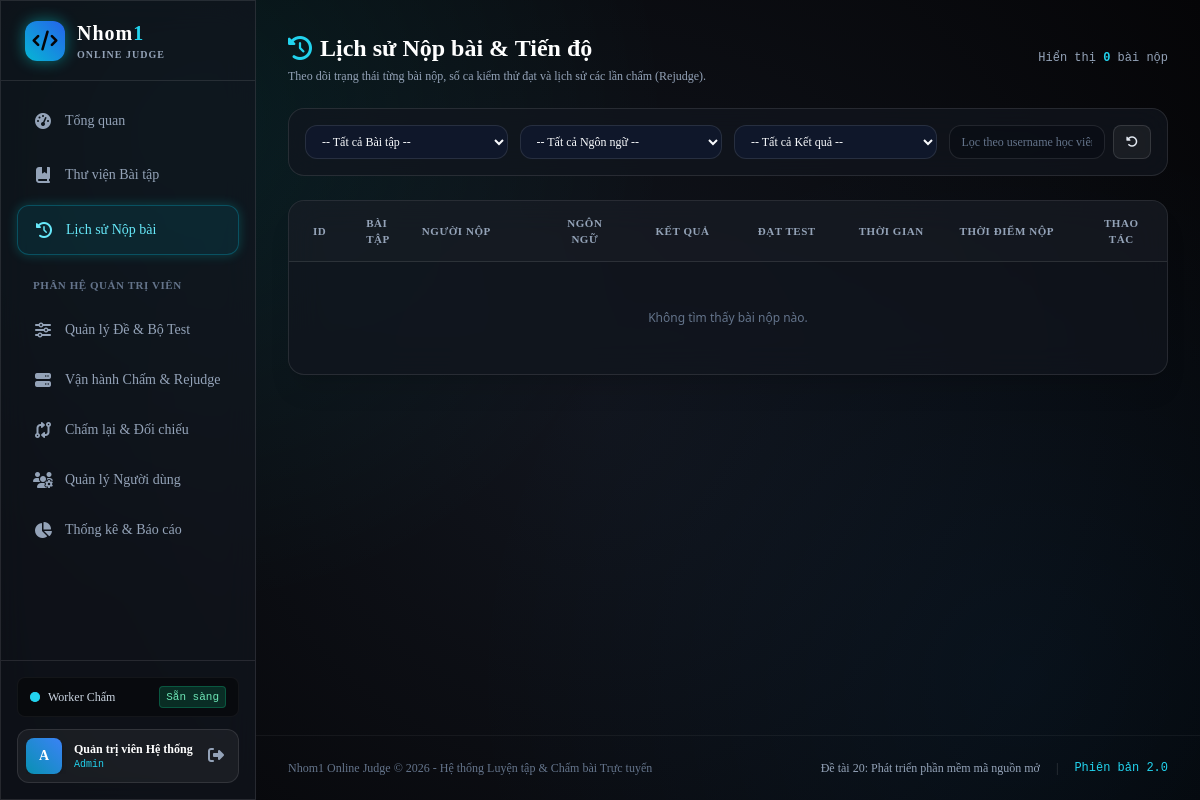
The app's page /submissions.php (signed in) with its own data.
### tables this page shows
CREATE TABLE `users` (
  `id` INT AUTO_INCREMENT PRIMARY KEY,
  `username` VARCHAR(50) NOT NULL UNIQUE,
  `email` VARCHAR(100) NOT NULL UNIQUE,
  `password_hash` VARCHAR(255) NOT NULL,
  `full_name` VARCHAR(100) NOT NULL,
  `student_code` VARCHAR(30) NULL UNIQUE COMMENT 'Mã số sinh viên (VD: CNTT181001)',
  `class_name` VARCHAR(60) NULL COMMENT 'Lớp sinh viên / học phần (VD: CNTT-18-10)',
  `role` ENUM('learner', 'instructor', 'admin') NOT NULL DEFAULT 'learner',
  `is_locked` TINYINT(1) NOT NULL DEFAULT 0 COMMENT '1 = Tài khoản bị khóa; 0 = Hoạt động',
  `lock_reason` VARCHAR(255) NULL COMMENT 'Lý do khóa tài khoản',
  `last_login_at` DATETIME NULL COMMENT 'Thời điểm đăng nhập gần nhất',
  `created_at` DATETIME NOT NULL DEFAULT CURRENT_TIMESTAMP,
  INDEX `idx_users_role` (`role`),
  INDEX `idx_users_locked` (`is_locked`),
  INDEX `idx_users_class` (`class_name`)
);

### core/Auth.php (called while the page is built, shortened)
<?php
class Auth
{
    private static ?int $validatedUserId = null;
    public static function check(): bool
    {
        $uid = (int)$_SESSION['user_id'];
        if (self::$validatedUserId !== $uid) {
            try {
                $pdo = getDbConnection();
                $stmt = $pdo->prepare("
                    SELECT id, username, full_name, email, student_code, class_name, role, is_locked, lock_reason
                    FROM users
                    WHERE id = ?
                    LIMIT 1
                ");
                $stmt->execute([$uid]);
                self::$validatedUserId    = $uid;
            } catch (Throwable $e) {
            }
        }
        return !empty($_SESSION['user_id']);
    }
    public static function user(): ?array
    {
        if (!self::check()) {
            return null;
        }
        return [
            'id'           => (int)$_SESSION['user_id'],
            'username'     => $_SESSION['username'] ?? '',
            'full_name'    => $_SESSION['full_name'] ?? '',
            'email'        => $_SESSION['email'] ?? '',
            'student_code' => $_SESSION['student_code'] ?? null,
            'class_name'   => $_SESSION['class_name'] ?? null,
            'role'         => $_SESSION['role'] ?? 'learner'
        ];
    }
    public static function role(): string
    {
        return $_SESSION['role'] ?? 'guest';
    }
    public static function isAdmin(): bool
    {
        return self::role() === 'admin';
    }
    public static function isInstructor(): bool
    {
        return self::role() === 'instructor';
    }
}

### core/Security.php (called while the page is built, shortened)
<?php
class Security
{
    public static function escape(?string $str): string
    {
        return htmlspecialchars($str, ENT_QUOTES | ENT_SUBSTITUTE, 'UTF-8');
    }
}

### submissions.php (the view, shortened to what this page needs)
<?php
require_once __DIR__ . '/core/Auth.php';
require_once __DIR__ . '/core/Security.php';
$currentUser = Auth::user();
$pdo = getDbConnection();
$userFilter     = trim((string)($_GET['username'] ?? ''));
$whereClauses = ["1=1"];
$params = [];
$whereSql = implode(' AND ', $whereClauses);
$subStmt = $pdo->prepare("
    SELECT s.id, s.user_id, s.classroom_id, s.problem_id, s.problem_version_id,
           s.language, s.final_verdict, s.pass_count, s.total_cases,
           s.execution_time_ms, s.memory_used_kb, s.submitted_at, s.latest_run_id,
           u.username, u.full_name,
           p.title as problem_title, p.slug as problem_slug, p.deleted_at as problem_deleted_at, pv.version_number
    FROM submissions s
    JOIN users u ON s.user_id = u.id
    JOIN problems p ON s.problem_id = p.id
    JOIN problem_versions pv ON s.problem_version_id = pv.id
    WHERE {$whereSql}
    ORDER BY s.id DESC
    LIMIT 100
");
$subStmt->execute($params);
$submissions = $subStmt->fetchAll();
require_once __DIR__ . '/includes/header.php';
require_once __DIR__ . '/includes/sidebar.php';
?>
<div class="pl-64 min-h-screen flex flex-col w-full">
  <main class="p-8 max-w-7xl w-full mx-auto space-y-6 flex-1">
    <div class="flex flex-col sm:flex-row sm:items-center sm:justify-between gap-4">
      <div>
        <h1 class="text-2xl font-black text-white flex items-center space-x-2">
          <i class="fa-solid fa-clock-rotate-left text-cyan-400"></i>
          <span>Lịch sử Nộp bài & Tiến độ</span>
        </h1>
        <p class="text-xs text-slate-400 mt-1">
          Theo dõi trạng thái từng bài nộp, số ca kiểm thử đạt và lịch sử các lần chấm (Rejudge).
        </p>
      </div>
      <div class="text-xs text-slate-400 font-mono">
        Hiển thị <span class="text-cyan-400 font-bold"><?= count($submissions) ?></span> bài nộp
      </div>
    </div>
    <form action="" method="GET" class="glass-panel rounded-2xl p-4 border border-white/10 grid grid-cols-1 sm:grid-cols-2 lg:grid-cols-4 gap-3 text-xs">
      <div>
        <select name="problem_id" onchange="this.form.submit()" class="w-full glass-input rounded-xl py-2 px-3 bg-slate-900">
          <option value="">-- Tất cả Bài tập --</option>
        </select>
      </div>
      <div>
        <select name="language" onchange="this.form.submit()" class="w-full glass-input rounded-xl py-2 px-3 bg-slate-900">
          <option value="">-- Tất cả Ngôn ngữ --</option>
        </select>
      </div>
      <div>
        <select name="verdict" onchange="this.form.submit()" class="w-full glass-input rounded-xl py-2 px-3 bg-slate-900">
          <option value="">-- Tất cả Kết quả --</option>
        </select>
      </div>
      <div class="flex items-center space-x-2">
        <?php if (Auth::isAdmin() || Auth::isInstructor()): ?>
          <input type="text" name="username" value="<?= Security::escape($userFilter) ?>"
            placeholder="Lọc theo username học viên..."
            class="w-full glass-input rounded-xl py-2 px-3 text-xs placeholder-slate-500">
        <?php endif; ?>
        <a href="/BaiTapLon/submissions.php" class="btn-glass text-xs py-2 px-3 shrink-0" title="Đặt lại bộ lọc">
          <i class="fa-solid fa-rotate-left"></i>
        </a>
      </div>
    </form>
    <div class="glass-panel rounded-2xl overflow-hidden border border-white/10 shadow-xl">
      <div class="overflow-x-auto">
        <table class="w-full text-left text-xs border-collapse">
          <thead>
            <tr class="border-b border-white/10 bg-white/[0.02] text-slate-400 uppercase font-semibold tracking-wider text-[11px]">
              <th class="py-3.5 px-4 w-16 text-center">ID</th>
              <th class="py-3.5 px-4">Bài tập</th>
              <th class="py-3.5 px-4 w-36">Người nộp</th>
              <th class="py-3.5 px-4 w-24 text-center">Ngôn ngữ</th>
              <th class="py-3.5 px-4 w-28 text-center">Kết quả</th>
              <th class="py-3.5 px-4 w-28 text-center">Đạt test</th>
              <th class="py-3.5 px-4 w-28 text-center">Thời gian</th>
              <th class="py-3.5 px-4 w-36">Thời điểm nộp</th>
              <th class="py-3.5 px-4 w-24 text-center">Thao tác</th>
            </tr>
          </thead>
          <tbody class="divide-y divide-white/5 font-mono">
            <?php if (empty($submissions)): ?>
              <tr>
                <td colspan="9" class="py-12 text-center text-slate-500 text-xs font-sans">
                  Không tìm thấy bài nộp nào.
                </td>
              </tr>
            <?php endif; ?>
          </tbody>
        </table>
      </div>
    </div>
  </main>
  <?php require_once __DIR__ . '/includes/footer.php'; ?>
<?php require_once __DIR__ . '/includes/footer.php'; ?>

### includes/sidebar.php (shortened to what this page needs)
<?php
require_once __DIR__ . '/../core/Auth.php';
$currentUser = Auth::user();
$currentScript = basename($_SERVER['SCRIPT_NAME'] ?? '');
$pdo = getDbConnection();
$queueCount = (int)$pdo->query("SELECT COUNT(*) FROM judging_runs WHERE status = 'Queued'")->fetchColumn();
?>
<aside class="fixed top-0 left-0 h-screen w-64 glass-panel border-r border-white/10 flex flex-col justify-between z-30 transition-all duration-300">
  <div>
    <div class="h-20 flex items-center px-6 border-b border-white/10">
      <a href="/BaiTapLon/index.php" class="flex items-center space-x-3 group">
        <div class="w-10 h-10 rounded-xl bg-gradient-to-tr from-cyan-500 to-blue-600 flex items-center justify-center text-black font-black text-xl shadow-[0_0_15px_rgba(0,255,255,0.4)] group-hover:scale-105 transition-transform duration-300">
          <i class="fa-solid fa-code text-[#050507]"></i>
        </div>
        <div>
          <span class="text-xl font-black tracking-wider text-white">Nhom<span class="text-cyan-400">1</span></span>
          <span class="block text-[10px] uppercase tracking-widest text-slate-400 font-semibold">Online Judge</span>
        </div>
      </a>
    </div>
    <nav class="p-4 space-y-1.5">
      <a href="/BaiTapLon/index.php" class="flex items-center space-x-3 px-4 py-3 rounded-xl text-sm font-medium transition-all duration-200 <?= $currentScript === 'index.php' ? 'bg-cyan-500/10 text-cyan-300 border border-cyan-500/30 shadow-[0_0_12px_rgba(0,255,255,0.2)]' : 'text-slate-400 hover:text-slate-100 hover:bg-white/5' ?>">
        <i class="fa-solid fa-gauge-high w-5 text-center text-base"></i>
        <span>Tổng quan</span>
      </a>
      <a href="/BaiTapLon/problems.php" class="flex items-center space-x-3 px-4 py-3 rounded-xl text-sm font-medium transition-all duration-200 <?= $currentScript === 'problems.php' || $currentScript === 'solve.php' ? 'bg-cyan-500/10 text-cyan-300 border border-cyan-500/30 shadow-[0_0_12px_rgba(0,255,255,0.2)]' : 'text-slate-400 hover:text-slate-100 hover:bg-white/5' ?>">
        <i class="fa-solid fa-book-bookmark w-5 text-center text-base"></i>
        <span>Thư viện Bài tập</span>
      </a>
      <a href="/BaiTapLon/submissions.php" class="flex items-center space-x-3 px-4 py-3 rounded-xl text-sm font-medium transition-all duration-200 <?= $currentScript === 'submissions.php' ? 'bg-cyan-500/10 text-cyan-300 border border-cyan-500/30 shadow-[0_0_12px_rgba(0,255,255,0.2)]' : 'text-slate-400 hover:text-slate-100 hover:bg-white/5' ?>">
        <i class="fa-solid fa-clock-rotate-left w-5 text-center text-base"></i>
        <span>Lịch sử Nộp bài</span>
      </a>
      <?php if (Auth::isInstructor() || Auth::isAdmin()): ?>
        <div class="pt-4 pb-2 px-4 text-[11px] font-bold uppercase tracking-wider text-slate-500">
          <?= Auth::isAdmin() ? 'Phân hệ Quản trị viên' : 'Phân hệ Giảng viên' ?>
        </div>
        <a href="/BaiTapLon/manage_problems.php" class="flex items-center space-x-3 px-4 py-2.5 rounded-xl text-sm font-medium transition-all duration-200 <?= $currentScript === 'manage_problems.php' ? 'bg-cyan-500/10 text-cyan-300 border border-cyan-500/30 shadow-[0_0_12px_rgba(0,255,255,0.2)]' : 'text-slate-400 hover:text-slate-100 hover:bg-white/5' ?>">
          <i class="fa-solid fa-sliders w-5 text-center text-base"></i>
          <span>Quản lý Đề & Bộ Test</span>
        </a>
        <?php if (Auth::isAdmin()): ?>
          <a href="/BaiTapLon/admin_judging.php" class="flex items-center space-x-3 px-4 py-2.5 rounded-xl text-sm font-medium transition-all duration-200 <?= $currentScript === 'admin_judging.php' ? 'bg-cyan-500/10 text-cyan-300 border border-cyan-500/30 shadow-[0_0_12px_rgba(0,255,255,0.2)]' : 'text-slate-400 hover:text-slate-100 hover:bg-white/5' ?>">
            <i class="fa-solid fa-server w-5 text-center text-base"></i>
            <span>Vận hành Chấm & Rejudge</span>
          </a>
        <?php endif; ?>
        <a href="/BaiTapLon/rejudge_compare.php" class="flex items-center space-x-3 px-4 py-2.5 rounded-xl text-sm font-medium transition-all duration-200 <?= $currentScript === 'rejudge_compare.php' ? 'bg-cyan-500/10 text-cyan-300 border border-cyan-500/30 shadow-[0_0_12px_rgba(0,255,255,0.2)]' : 'text-slate-400 hover:text-slate-100 hover:bg-white/5' ?>">
          <i class="fa-solid fa-code-compare w-5 text-center text-base"></i>
          <span>Chấm lại & Đối chiếu</span>
        </a>
        <?php if (Auth::isAdmin()): ?>
          <a href="/BaiTapLon/admin_users.php" class="flex items-center space-x-3 px-4 py-2.5 rounded-xl text-sm font-medium transition-all duration-200 <?= $currentScript === 'admin_users.php' ? 'bg-cyan-500/10 text-cyan-300 border border-cyan-500/30 shadow-[0_0_12px_rgba(0,255,255,0.2)]' : 'text-slate-400 hover:text-slate-100 hover:bg-white/5' ?>">
            <i class="fa-solid fa-users-gear w-5 text-center text-base"></i>
            <span>Quản lý Người dùng</span>
          </a>
          <a href="/BaiTapLon/admin_analytics.php" class="flex items-center space-x-3 px-4 py-2.5 rounded-xl text-sm font-medium transition-all duration-200 <?= $currentScript === 'admin_analytics.php' ? 'bg-cyan-500/10 text-cyan-300 border border-cyan-500/30 shadow-[0_0_12px_rgba(0,255,255,0.2)]' : 'text-slate-400 hover:text-slate-100 hover:bg-white/5' ?>">
            <i class="fa-solid fa-chart-pie w-5 text-center text-base"></i>
            <span>Thống kê & Báo cáo</span>
          </a>
        <?php endif; ?>
      <?php endif; ?>
    </nav>
  </div>
  <div class="p-4 border-t border-white/10 space-y-3">
    <div class="px-3 py-2 rounded-lg bg-black/40 border border-white/5 flex items-center justify-between text-xs">
      <div class="flex items-center space-x-2">
        <span class="relative flex h-2.5 w-2.5">
          <span class="relative inline-flex rounded-full h-2.5 w-2.5 bg-cyan-400"></span>
        </span>
        <span class="font-medium text-slate-300">Worker Chấm</span>
      </div>
      <span class="px-1.5 py-0.5 rounded text-[11px] font-mono <?= $queueCount > 0 ? 'bg-amber-500/20 text-amber-300 border border-amber-500/30' : 'bg-emerald-500/20 text-emerald-300 border border-emerald-500/30' ?>">
        <?= $queueCount > 0 ? "Hàng đợi: {$queueCount}" : "Sẵn sàng" ?>
      </span>
    </div>
    <?php if ($currentUser): ?>
      <div class="flex items-center justify-between p-2 rounded-xl bg-white/5 border border-white/10">
        <div class="flex items-center space-x-3 overflow-hidden">
          <div class="w-9 h-9 rounded-lg bg-gradient-to-tr from-cyan-600 to-blue-500 flex items-center justify-center font-bold text-white shadow-md text-sm shrink-0">
            <?= strtoupper(substr($currentUser['username'], 0, 1)) ?>
          </div>
          <div class="truncate">
            <div class="text-xs font-semibold text-white truncate"><?= Security::escape($currentUser['full_name']) ?></div>
            <div class="text-[10px] text-cyan-400 font-mono capitalize"><?= Security::escape($currentUser['role']) ?></div>
          </div>
        </div>
        <a href="/BaiTapLon/login.php?logout=1" title="Đăng xuất" class="p-1.5 text-slate-400 hover:text-rose-400 transition-colors">
          <i class="fa-solid fa-right-from-bracket"></i>
        </a>
      </div>
    <?php endif; ?>
  </div>
</aside>

### assets/css/style.css (style rules this page uses)
:root { --bg-deep: #050507; --bg-card: rgba(18, 22, 31, 0.7); --bg-card-subtle: rgba(25, 30, 42, 0.55); --bg-input: rgba(10, 13, 20, 0.65); --border-glass: rgba(255, 255, 255, 0.1); --border-glass-hover: rgba(0, 255, 255, 0.4); --cyan-accent: #00FFFF; --cyan-glow: rgba(0, 255, 255, 0.35); --font-sans: 'Times New Roman', Times, serif; --font-mono: 'JetBrains Mono', monospace; }
body { font-family: var(--font-sans); background-color: var(--bg-deep); color: #E2E8F0; overflow-x: hidden; min-height: 100vh; }
.glass-panel { background: var(--bg-card); backdrop-filter: blur(16px); -webkit-backdrop-filter: blur(16px); border: 1px solid var(--border-glass); }
.glass-input { background: var(--bg-input); border: 1px solid var(--border-glass); color: #F8FAFC; transition: all 0.2s ease; }
.btn-glass { background: rgba(255, 255, 255, 0.05); border: 1px solid rgba(255, 255, 255, 0.12); color: #E2E8F0; font-weight: 500; border-radius: 0.5rem; padding: 0.5rem 1.25rem; transition: all 0.25s ease; }

### records on screen
users: username "A", full_name "Quản trị viên Hệ thống", role "Admin"

### other values on screen
count($submissions) "0"
